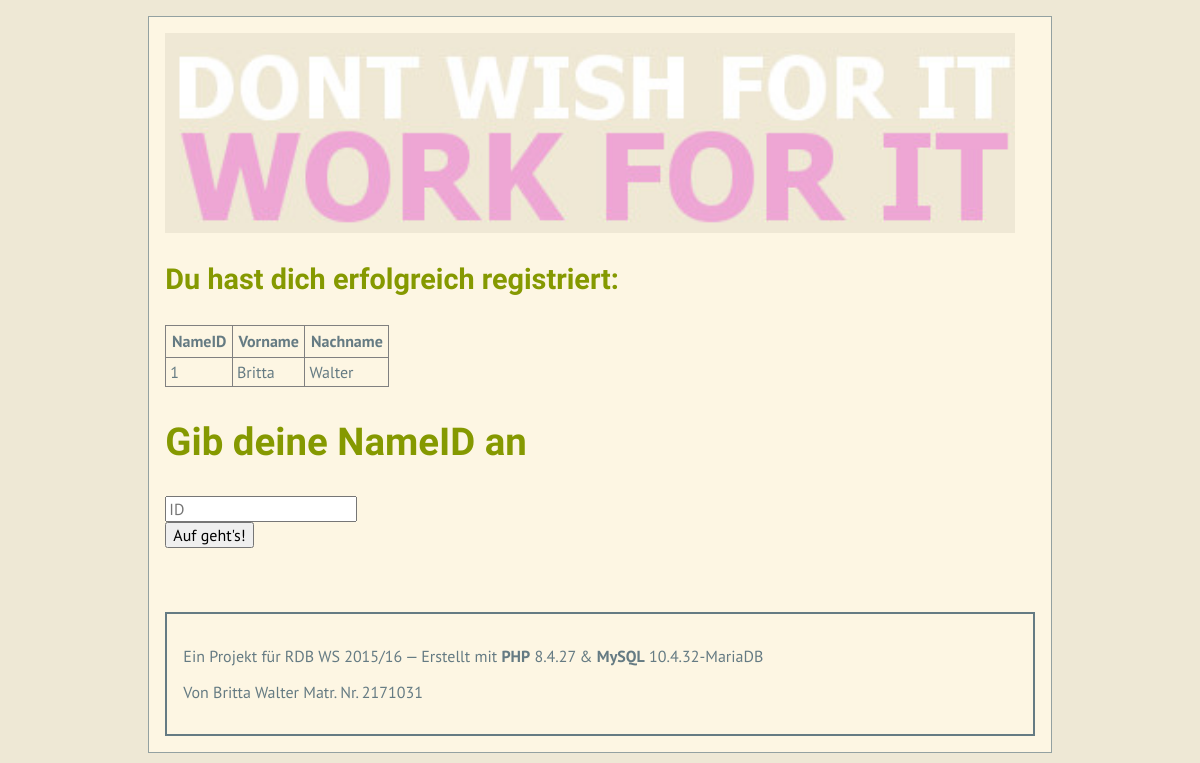
/sign-up-name.php, run on the app's committed database.
### tables this page shows
CREATE TABLE IF NOT EXISTS `Name` (
`NameID` int(11) unsigned NOT NULL,
  `NameVorname` varchar(255) NOT NULL,
  `NameNachname` varchar(255) NOT NULL,
  `NameTrainID` int(11) NOT NULL
);

### include/functions.php.inc (the view, shortened to what this page needs)
<?php
	function html_table_from_array($array){
		$prefix = 'table_id_';
		$thead = "\t\t<tr>\n";
		foreach (array_keys(@$array[0]) as $key) {
			$thead .= "\t\t\t<th id=\"$prefix$key\" style=\"padding: .35em;\">$key</th>\n";
		}
		$thead .= "\t\t</tr>\n";
		$tfoot = '';
		$return = "<table border=1>\n";
		$return .= "\t<thead>\n";
		$return .= $thead;
		$return .= "\t</thead>\n";
		$return .= "\t<tbody>\n";
		foreach ($array as $element) {
			$return .= "\t\t<tr>\n";
			foreach ($element as $key => $val) {
				$return .= "\t\t\t<td headers=\"$prefix$key\" style=\"padding: .25em;\">$val</td>\n";
			}
			$return .= "\t\t</tr>\n";
		}
		$return .= "\t</tbody>\n";
		$return .= "\t<tfoot>\n";
		$return .= $tfoot;
		$return .= "\t</tfoot>\n";
		$return .= "</table>\n";
		return $return;
	}
?>

### solarized_light.css (style rules this page uses)
html { font-family:sans-serif;-webkit-text-size-adjust:100%;-ms-text-size-adjust:100% }
body { margin:0 }
table { border-collapse:collapse;border-spacing:0 }
html { font-family:'PT Sans',sans-serif }
html { background-color:#eee8d5;color:#657b83;margin:1em }
body { background-color:#fdf6e3;margin:0 auto;max-width:23cm;border:1pt solid #93a1a1;padding:1em }

### data on the page
name: NameID "1", NameVorname "Britta", NameNachname "Walter"

### other printed values
$key "NameID"
$key "Vorname"
$key "Nachname"
phpversion() "8.4.27"
$sql->getAttribute(PDO::ATTR_SERVER_VERSION) "10.4.32-MariaDB"
